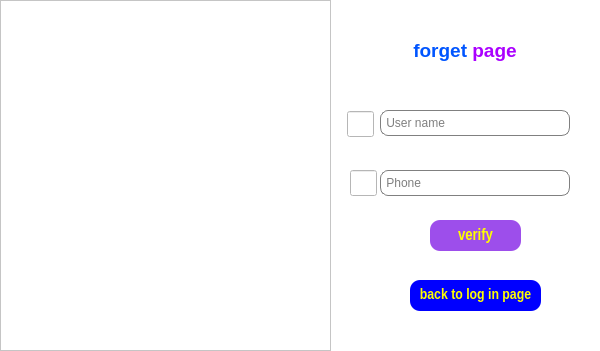
<?xml version="1.0" encoding="UTF-8"?>
<ui version="4.0">
 <class>forget</class>
 <widget class="QMainWindow" name="forget">
  <property name="geometry">
   <rect>
    <x>0</x>
    <y>0</y>
    <width>600</width>
    <height>351</height>
   </rect>
  </property>
  <property name="minimumSize">
   <size>
    <width>600</width>
    <height>351</height>
   </size>
  </property>
  <property name="maximumSize">
   <size>
    <width>600</width>
    <height>351</height>
   </size>
  </property>
  <property name="windowTitle">
   <string>forget password</string>
  </property>
  <property name="windowIcon">
   <iconset resource="aks.qrc">
    <normaloff>:/photo/image/forgot-password-concept-isolated-white_263070-194.jpg</normaloff>:/photo/image/forgot-password-concept-isolated-white_263070-194.jpg</iconset>
  </property>
  <property name="styleSheet">
   <string notr="true">background-color: rgb(255, 255, 255);

</string>
  </property>
  <widget class="QWidget" name="centralwidget">
   <widget class="QTextEdit" name="textEdit">
    <property name="geometry">
     <rect>
      <x>0</x>
      <y>0</y>
      <width>331</width>
      <height>351</height>
     </rect>
    </property>
    <property name="cursor" stdset="0">
     <cursorShape>PointingHandCursor</cursorShape>
    </property>
    <property name="styleSheet">
     <string notr="true">border-image: url(:/photo/image/forgot-password-concept-isolated-white_263070-194.jpg);</string>
    </property>
    <property name="readOnly">
     <bool>true</bool>
    </property>
   </widget>
   <widget class="QTextEdit" name="textEdit_2">
    <property name="geometry">
     <rect>
      <x>385</x>
      <y>35</y>
      <width>160</width>
      <height>34</height>
     </rect>
    </property>
    <property name="cursor" stdset="0">
     <cursorShape>PointingHandCursor</cursorShape>
    </property>
    <property name="frameShape">
     <enum>QFrame::NoFrame</enum>
    </property>
    <property name="readOnly">
     <bool>true</bool>
    </property>
    <property name="html">
     <string>&lt;!DOCTYPE HTML PUBLIC &quot;-//W3C//DTD HTML 4.0//EN&quot; &quot;http://www.w3.org/TR/REC-html40/strict.dtd&quot;&gt;
&lt;html&gt;&lt;head&gt;&lt;meta name=&quot;qrichtext&quot; content=&quot;1&quot; /&gt;&lt;style type=&quot;text/css&quot;&gt;
p, li { white-space: pre-wrap; }
&lt;/style&gt;&lt;/head&gt;&lt;body style=&quot; font-family:'MS Shell Dlg 2'; font-size:8.25pt; font-weight:400; font-style:normal;&quot;&gt;
&lt;p align=&quot;center&quot; style=&quot; margin-top:0px; margin-bottom:0px; margin-left:0px; margin-right:0px; -qt-block-indent:0; text-indent:0px;&quot;&gt;&lt;span style=&quot; font-family:'MS Shell Dlg 2'; font-size:14pt; font-weight:696; color:#0055ff;&quot;&gt;forget&lt;/span&gt;&lt;span style=&quot; font-family:'MS Shell Dlg 2'; font-size:14pt; font-weight:696;&quot;&gt; &lt;/span&gt;&lt;span style=&quot; font-family:'MS Shell Dlg 2'; font-size:14pt; font-weight:696; color:#aa00ff;&quot;&gt;page&lt;/span&gt;&lt;/p&gt;&lt;/body&gt;&lt;/html&gt;</string>
    </property>
   </widget>
   <widget class="QLineEdit" name="phone">
    <property name="geometry">
     <rect>
      <x>380</x>
      <y>170</y>
      <width>190</width>
      <height>26</height>
     </rect>
    </property>
    <property name="toolTip">
     <string>&lt;html&gt;&lt;head/&gt;&lt;body&gt;&lt;p&gt;Phone&lt;/p&gt;&lt;/body&gt;&lt;/html&gt;</string>
    </property>
    <property name="statusTip">
     <string/>
    </property>
    <property name="styleSheet">
     <string notr="true">QLineEdit{
border:1px solid gray;
border-radius:8px;
}
QLineEdit:focus{
border:1px solid #03dac6;
}</string>
    </property>
    <property name="placeholderText">
     <string> Phone</string>
    </property>
   </widget>
   <widget class="QLineEdit" name="lineEdit_2">
    <property name="geometry">
     <rect>
      <x>350</x>
      <y>170</y>
      <width>27</width>
      <height>26</height>
     </rect>
    </property>
    <property name="styleSheet">
     <string notr="true">border-image: url(:/photo/image/Screenshot (22).png);</string>
    </property>
    <property name="readOnly">
     <bool>true</bool>
    </property>
   </widget>
   <widget class="QLineEdit" name="lineEdit_7">
    <property name="geometry">
     <rect>
      <x>347</x>
      <y>111</y>
      <width>27</width>
      <height>26</height>
     </rect>
    </property>
    <property name="styleSheet">
     <string notr="true">border-image: url(:/photo/image/Screenshot (12).png);</string>
    </property>
    <property name="readOnly">
     <bool>true</bool>
    </property>
   </widget>
   <widget class="QLineEdit" name="username">
    <property name="geometry">
     <rect>
      <x>380</x>
      <y>110</y>
      <width>190</width>
      <height>26</height>
     </rect>
    </property>
    <property name="toolTip">
     <string>&lt;html&gt;&lt;head/&gt;&lt;body&gt;&lt;p&gt;User name&lt;/p&gt;&lt;/body&gt;&lt;/html&gt;</string>
    </property>
    <property name="statusTip">
     <string/>
    </property>
    <property name="styleSheet">
     <string notr="true">QLineEdit{
border:1px solid gray;
border-radius:8px;
}
QLineEdit:focus{
border:1px solid #03dac6;
}</string>
    </property>
    <property name="placeholderText">
     <string> User name</string>
    </property>
   </widget>
   <widget class="QPushButton" name="pushButton">
    <property name="geometry">
     <rect>
      <x>430</x>
      <y>220</y>
      <width>91</width>
      <height>31</height>
     </rect>
    </property>
    <property name="font">
     <font>
      <family>Arial Narrow</family>
      <pointsize>12</pointsize>
      <weight>75</weight>
      <bold>true</bold>
     </font>
    </property>
    <property name="styleSheet">
     <string notr="true">background-color: rgb(157, 78, 235);
color: rgb(255, 255, 0);
border-radius:10px;</string>
    </property>
    <property name="text">
     <string>verify</string>
    </property>
   </widget>
   <widget class="QPushButton" name="pushButton_2">
    <property name="geometry">
     <rect>
      <x>410</x>
      <y>280</y>
      <width>131</width>
      <height>31</height>
     </rect>
    </property>
    <property name="font">
     <font>
      <family>Arial Narrow</family>
      <pointsize>11</pointsize>
      <weight>75</weight>
      <bold>true</bold>
     </font>
    </property>
    <property name="styleSheet">
     <string notr="true">color: rgb(255, 255, 0);
border-radius:10px;
background-color: rgb(0, 0, 255);</string>
    </property>
    <property name="text">
     <string>back to log in page</string>
    </property>
   </widget>
  </widget>
 </widget>
 <resources>
  <include location="aks.qrc"/>
 </resources>
 <connections/>
</ui>
